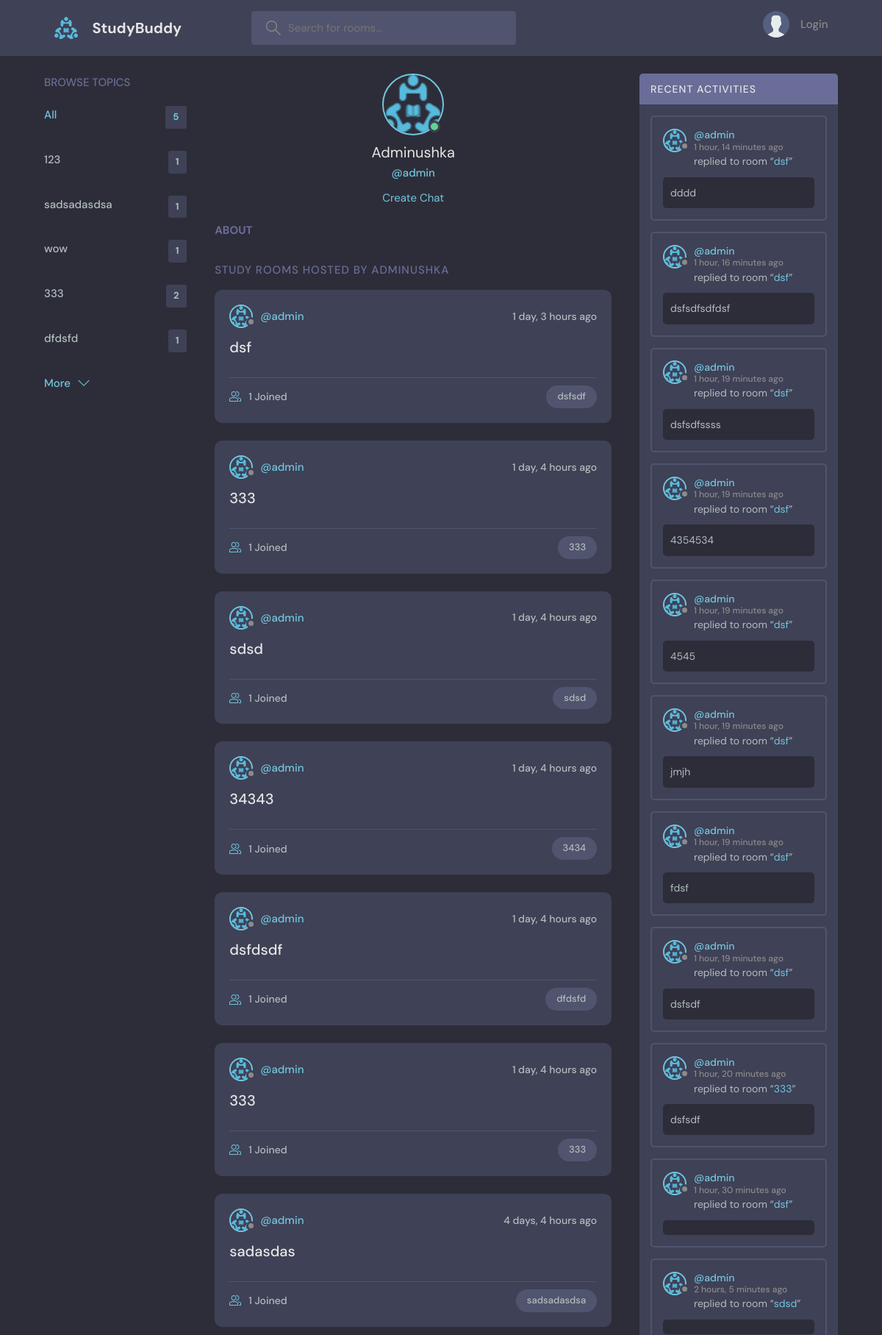
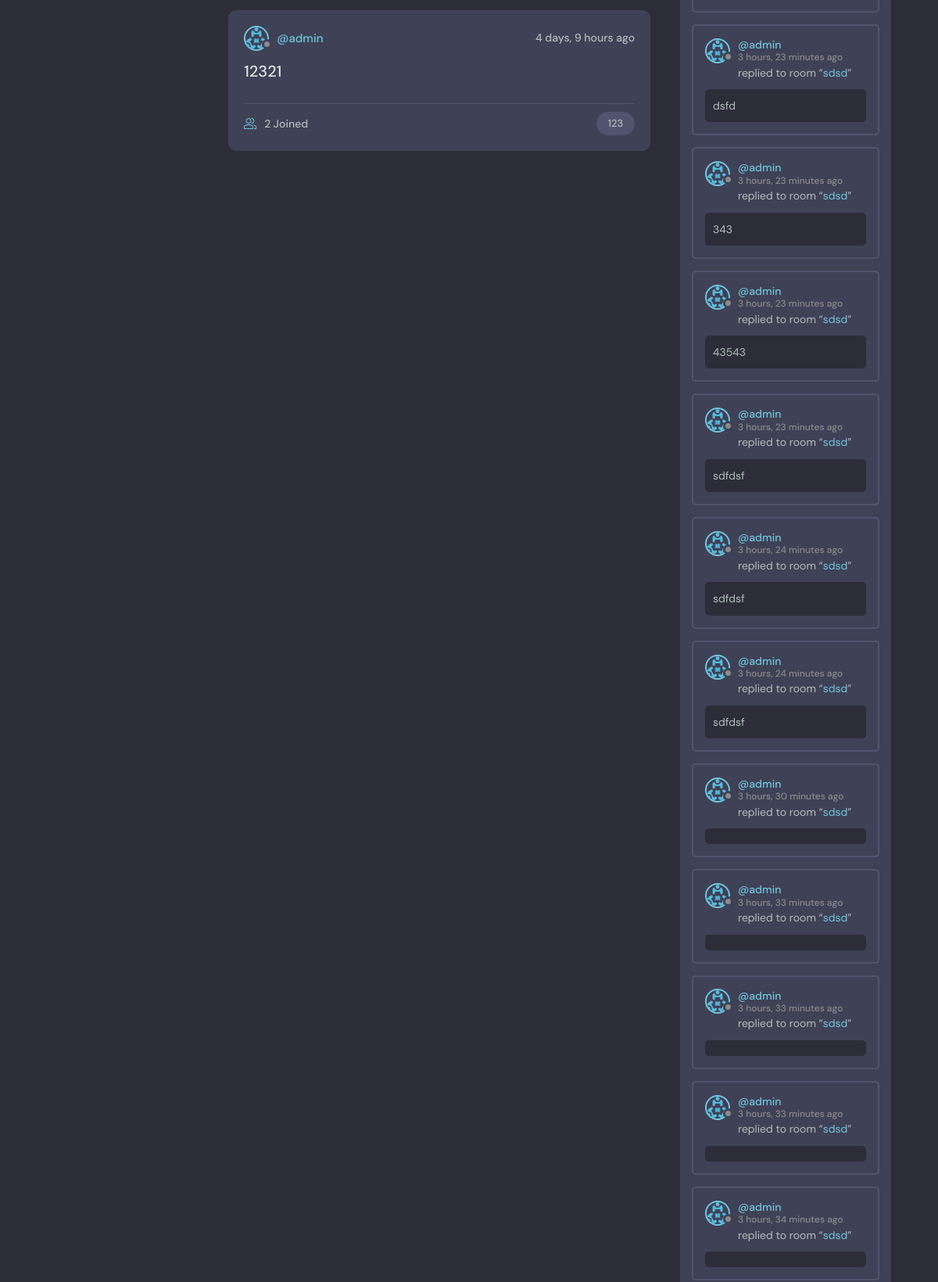
The app's page /profile/1 (upper part) with its own data (2 pictures, top to bottom).
### base/models.py (models this page shows, shortened)
class Topic(models.Model):
    name = models.CharField(max_length=200)

class User(AbstractUser):
    name = models.CharField(max_length=200, null=True)
    email = models.EmailField(unique=True, null=True)
    bio = models.TextField(null=True, default='', blank=True)
    lnkdn = models.CharField(max_length=150, null=True, blank=True)
    avatar = models.ImageField(null=True, default='avatar.svg')
    USERNAME_FIELD = 'email'
    REQUIRED_FIELDS = []

class Room(models.Model):
    host = models.ForeignKey(User, on_delete=models.SET_NULL, null=True)
    topic = models.ForeignKey(Topic, on_delete=models.SET_NULL, null=True)
    name = models.CharField(max_length=200)
    description = models.TextField(max_length=250, null=True, blank = True) # null for DB, blank for Forms
    participants = models.ManyToManyField(User, related_name='participants', blank=True) # we have User model already, and need to add related name which will be not the same
    updated = models.DateTimeField(auto_now=True) # auto_now update time after every update
    created = models.DateTimeField(auto_now_add=True) # auto_now_add make the time only once after creation
    class Meta:
        ordering = ['-updated', '-created']
    def __str__(self):
        return self.name

class Message(models.Model):
    user = models.ForeignKey(User, on_delete=models.CASCADE) # One to Many relationship, mes - child, room - father
    room = models.ForeignKey(Room, on_delete=models.CASCADE, null=True) # Cascade means that if we delete parent(room) - child will dead
    body = models.TextField() # user should to input smthng here
    updated = models.DateTimeField(auto_now=True)
    created = models.DateTimeField(auto_now_add=True)
    reply = models.TextField(blank=True, null=True)
    chat = models.ForeignKey(Chat, on_delete=models.CASCADE, null=True)
    images = models.ImageField(null=True, upload_to='mess_img/')
    class Meta:
        ordering = ['-updated', '-created']

### base/views.py (the view)
# urls.py: path('profile/<int:pk>', user_profile, name='user_profile'),
def user_profile(request, pk):
    user = User.objects.get(id=pk)
    rooms = user.room_set.all()
    room_count = rooms.count()
    room_messages = user.message_set.all()
    topics = Topic.objects.all()[0:5]
    chats = Chat.objects.filter(members__in=[request.user.id, user.id]).annotate(
        c=Count('members')).filter(c=2)
    if request.method == 'POST':
        if chats.count() == 0:
            create_chat(pk=pk)
        else:
            chats = chats.first()
    chats = chats.first()
    context = {
        'user': user,
        'rooms': rooms,
        'room_messages': room_messages,
        'topics': topics,
        'room_count': room_count,
        'chats': chats
    }
    return render(request, 'base/profile.html', context)

### base/templates/base/profile.html (shortened to what this page needs)
{% extends 'base_temp.html' %}
{% load static %}
 {% block content %}
  <main class="profile-page layout layout--3">
    <div class="container">
      {% include 'base/topics_component.html' %}
      <div class="roomList">
        <div class="profile">
          <div class="profile__avatar">
            <div class="avatar avatar--large active">
              <img src="{{ user.avatar.url}}" />
            </div>
          </div>
          <div class="profile__info">
            <h3>{{ user.name }}</h3>
            <p>@{{ user.username }}</p>
          {% if request.user.id != user.id %}
                {% if chats.id %}
          <a href="{% url 'chat' chats.id %}">Chat</a>
            {% else %}
                <a href="{% url 'create_chat' user.id%}">Create Chat</a>
                {% endif %}
            {% endif %}
          </div>
          <div class="profile__about">
            <h3>
                About
            </h3>
          </div>
        </div>
        <div class="roomList__header">
          <div>
            <h2>Study Rooms Hosted by {{ user.name }}
            </h2>
          </div>
        </div>
        {% include "base/feed_component.html" %}
      </div>
      {% include 'base/activity_component.html' %}
    </div>
  </main>
{% endblock %}

### base/templates/base/topics_component.html
<div class="topics">
          <div class="topics__header">
            <h2>Browse Topics</h2>
          </div>
          <ul class="topics__list">
            <li>
              <a href="{% url 'home' %}" class="active">All <span>{{ topics.count }}</span></a>
            </li>
              {% for topic in topics %}
            <li>
              <a href="{% url 'home'%}?q={{ topic.name }}">{{ topic.name }}
                  <span>{{ topic.room_set.all.count }}</span></a>
            </li>
                  {% endfor %}
          </ul>
          <a class="btn btn--link" href="{% url 'topics_page' %}">
            More
            <svg version="1.1" xmlns="http://www.w3.org/2000/svg" width="32" height="32" viewBox="0 0 32 32">
              <title>chevron-down</title>
              <path d="M16 21l-13-13h-3l16 16 16-16h-3l-13 13z"></path>
            </svg>
          </a>
        </div>

### base/templates/base/feed_component.html (shortened to what this page needs)
{% for room in rooms %}
<div class="roomListRoom">
            <div class="roomListRoom__header">
              <a href="{% url 'user_profile' room.host.id %}" class="roomListRoom__author">
                <div class="avatar avatar--small">
                  <img src="{{ room.host.avatar.url }}" />
                </div>
                <span>@{{ room.host.username }}</span>
              </a>
              <div class="roomListRoom__actions">
                <span> {{ room.created|timesince }} ago</span>
              </div>
            </div>
            <div class="roomListRoom__content">
              <a href="{% url 'room' room.id %}">{{ room.name}}</a>
            </div>
            <div class="roomListRoom__meta">
              <a href="{% url 'room' room.id %}" class="roomListRoom__joined">
                  {{ room.participants.all.count}} Joined
              </a>
              <p class="roomListRoom__topic">{{ room.topic.name }}</p>
            </div>
          </div>
{% endfor %}

### base/templates/base/activity_component.html (shortened to what this page needs)
<div class="activities">
          <div class="activities__header">
            <h2>Recent Activities</h2>
          </div>
        {% for message in room_messages %}
            {% if message.room is not null %}
          <div class="activities__box">
            <div class="activities__boxHeader roomListRoom__header">
              <a href="{% url 'user_profile' message.user.id %}" class="roomListRoom__author">
                <div class="avatar avatar--small">
                  <img src="{{ message.user.avatar.url }}" />
                </div>
                <p>
                  @{{ message.user.username}}
                  <span>{{ message.created|timesince }} ago</span>
                </p>
              </a>
            </div>
            <div class="activities__boxContent">
              <p>replied to room “<a href="{% url 'room' message.room.id %}">{{ message.room}}</a>”</p>
              <div class="activities__boxRoomContent">
                  {{ message.body}}
              </div>
            </div>
          </div>
            {% endif %}
    {% endfor %}
        </div>

### records on screen
Topic: name "123", room_set.all.count "1"
Topic: name "sadsadasdsa", room_set.all.count "1"
Topic: name "wow", room_set.all.count "1"
Topic: name "333", room_set.all.count "2"
Topic: name "dfdsfd", room_set.all.count "1"
User: avatar (picture), name "Adminushka", username "admin", name "ADMINUSHKA"
Room: host.avatar (picture), host.username "admin", created "1 day, 3 hours", name "dsf", participants.all.count "1", topic.name "dsfsdf"
Room: host.avatar (picture), host.username "admin", created "1 day, 4 hours", name "333", participants.all.count "1", topic.name "333"
Room: host.avatar (picture), host.username "admin", created "1 day, 4 hours", name "sdsd", participants.all.count "1", topic.name "sdsd"
Room: host.avatar (picture), host.username "admin", created "1 day, 4 hours", name "34343", participants.all.count "1", topic.name "3434"
Room: host.avatar (picture), host.username "admin", created "1 day, 4 hours", name "dsfdsdf", participants.all.count "1", topic.name "dfdsfd"
Room: host.avatar (picture), host.username "admin", created "1 day, 4 hours", name "333", participants.all.count "1", topic.name "333"
Room: host.avatar (picture), host.username "admin", created "4 days, 4 hours", name "sadasdas", participants.all.count "1", topic.name "sadsadasdsa"
Room: host.avatar (picture), host.username "admin", created "4 days, 9 hours", name "12321", participants.all.count "2", topic.name "123"
Message: user.avatar (picture), user.username "admin", created "1 hour, 14 minutes", room "dsf", body "dddd"
Message: user.avatar (picture), user.username "admin", created "1 hour, 16 minutes", room "dsf", body "dsfsdfsdfdsf"
Message: user.avatar (picture), user.username "admin", created "1 hour, 19 minutes", room "dsf", body "dsfsdfssss"
Message: user.avatar (picture), user.username "admin", created "1 hour, 19 minutes", room "dsf", body "4354534"
Message: user.avatar (picture), user.username "admin", created "1 hour, 19 minutes", room "dsf", body "4545"
Message: user.avatar (picture), user.username "admin", created "1 hour, 19 minutes", room "dsf", body "jmjh"
Message: user.avatar (picture), user.username "admin", created "1 hour, 19 minutes", room "dsf", body "fdsf"
Message: user.avatar (picture), user.username "admin", created "1 hour, 19 minutes", room "dsf", body "dsfsdf"
Message: user.avatar (picture), user.username "admin", created "1 hour, 20 minutes", room "333", body "dsfsdf"
Message: user.avatar (picture), user.username "admin", created "1 hour, 30 minutes", room "dsf"
Message: user.avatar (picture), user.username "admin", created "2 hours, 5 minutes", room "sdsd"
Message: user.avatar (picture), user.username "admin", created "3 hours, 23 minutes", room "sdsd", body "dsfd"
Message: user.avatar (picture), user.username "admin", created "3 hours, 23 minutes", room "sdsd", body "343"
Message: user.avatar (picture), user.username "admin", created "3 hours, 23 minutes", room "sdsd", body "43543"
Message: user.avatar (picture), user.username "admin", created "3 hours, 23 minutes", room "sdsd", body "sdfdsf"
Message: user.avatar (picture), user.username "admin", created "3 hours, 24 minutes", room "sdsd", body "sdfdsf"
Message: user.avatar (picture), user.username "admin", created "3 hours, 24 minutes", room "sdsd", body "sdfdsf"
Message: user.avatar (picture), user.username "admin", created "3 hours, 30 minutes", room "sdsd"
Message: user.avatar (picture), user.username "admin", created "3 hours, 33 minutes", room "sdsd"
Message: user.avatar (picture), user.username "admin", created "3 hours, 33 minutes", room "sdsd"
Message: user.avatar (picture), user.username "admin", created "3 hours, 33 minutes", room "sdsd"
Message: user.avatar (picture), user.username "admin", created "3 hours, 34 minutes", room "sdsd"

### other values on screen
{{ topics.count }} "5"
